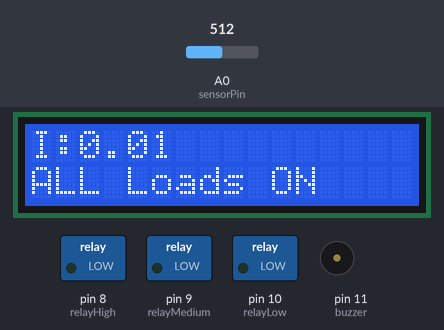
Simulated run of this sketch. Board: Arduino Uno, built with avr-gcc and run on an emulated ATmega328P. Parts: 16×2 character LCD, switched loads named in the sketch (green lamp = pin HIGH), buzzer (waves = sounding, pin HIGH). The test bench sets the inputs (shaded band); at power-on: A0 (sensorPin) = 512. What the sketch prints to the serial monitor is not drawn.

Above: at 3.2 s.
3.3 s: A0 (sensorPin) set to 526
At 4.4 s:
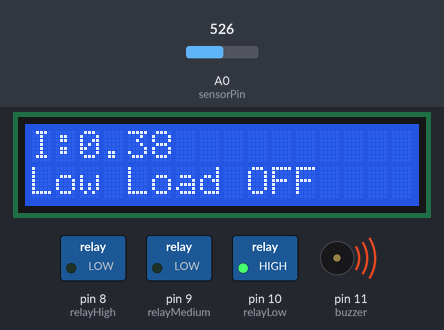
5.6 s: A0 (sensorPin) set to 716
At 7.3 s:
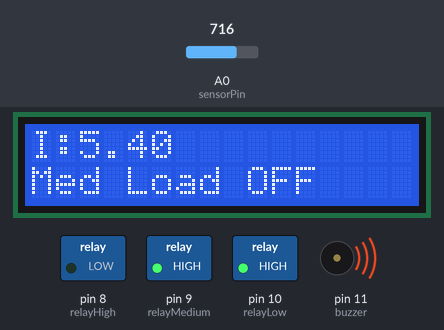
7.6 s: A0 (sensorPin) set to 900
At 9.7 s:
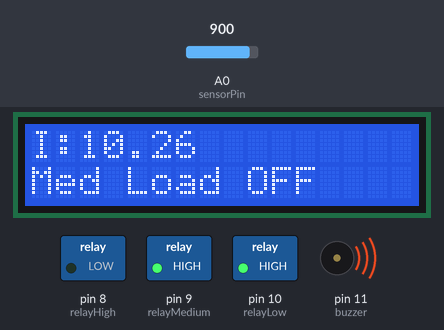
Timing chart, 0 to 11.2 s (numbered marks = the images above; inputs shaded):
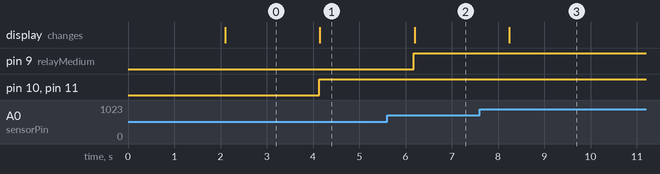

The sketch:

mini_project.ino
```cpp
#include <Wire.h>
#include <LiquidCrystal_I2C.h>

LiquidCrystal_I2C lcd(0x27, 16, 2);

// Sensor
const int sensorPin = A0;

// Relays
const int relayHigh = 8;
const int relayMedium = 9;
const int relayLow = 10;

// Buzzer
const int buzzer = 11;

// Thresholds
float threshold1 = 0.2;
float threshold2 = 0.5;

void setup() {
  pinMode(relayHigh, OUTPUT);
  pinMode(relayMedium, OUTPUT);
  pinMode(relayLow, OUTPUT);
  pinMode(buzzer, OUTPUT);

  Serial.begin(9600);

  lcd.init();
  lcd.backlight();

  lcd.setCursor(0, 0);
  lcd.print("System Starting");
  delay(2000);
  lcd.clear();

  // All loads ON initially
  digitalWrite(relayHigh, LOW);
  digitalWrite(relayMedium, LOW);
  digitalWrite(relayLow, LOW);
}

void loop() {
  int sensorValue = analogRead(sensorPin);

  float voltage = sensorValue * (5.0 / 1023.0);
  float current = (voltage - 2.5) / 0.185;

  Serial.print("Current: ");
  Serial.println(current);

  lcd.clear();
  lcd.setCursor(0, 0);
  lcd.print("I:");
  lcd.print(current);

  // NORMAL
  if (current < threshold1) {
    digitalWrite(relayHigh, LOW);
    digitalWrite(relayMedium, LOW);
    digitalWrite(relayLow, LOW);
    digitalWrite(buzzer, LOW);

    lcd.setCursor(0, 1);
    lcd.print("ALL Loads ON");
  }

  // MEDIUM OVERLOAD
  else if (current >= threshold1 && current < threshold2) {
    digitalWrite(relayLow, HIGH);     // OFF low
    digitalWrite(relayMedium, LOW);
    digitalWrite(relayHigh, LOW);
    digitalWrite(buzzer, HIGH);

    lcd.setCursor(0, 1);
    lcd.print("Low Load OFF ");
  }

  // SEVERE OVERLOAD
  else {
    digitalWrite(relayLow, HIGH);
    digitalWrite(relayMedium, HIGH);  // OFF medium
    digitalWrite(relayHigh, LOW);     // High stays ON
    digitalWrite(buzzer, HIGH);

    lcd.setCursor(0, 1);
    lcd.print("Med Load OFF ");
  }

  delay(1000);
}
```

Measured:
- the behaviour switches between 519 and 520 on A0 (sensorPin) (found by bisection; images 0 and 1)
- after the input at 3.3 s, pin 10 (relayLow), pin 11 (buzzer): LOW → HIGH after 0.84 s; the display: changes after 0.85 s (image 1)
- after the input at 5.6 s, pin 9 (relayMedium): LOW → HIGH after 0.58 s; the display: changes after 0.60 s (image 2)
- after the input at 7.6 s, the display: changes after 0.64 s (image 3)
